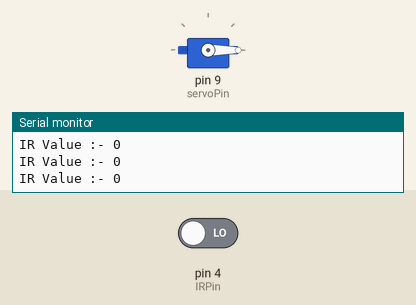
Simulated run of this sketch. Board: Arduino Uno, built with avr-gcc and run on an emulated ATmega328P. Parts: servo, the last lines printed to the serial monitor. Inputs (shaded band) come from the test bench; at power-on: pin 4 (IRPin) LOW.

Above: at 1.2 s.
1.3 s: pin 4 (IRPin) driven HIGH
At 1.6 s:
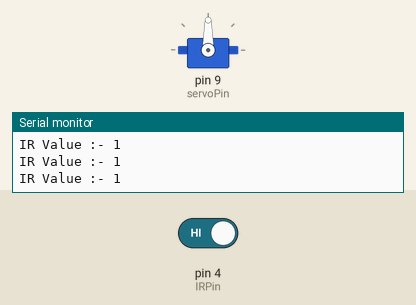
2.8 s: pin 4 (IRPin) driven LOW
At 3.9 s:
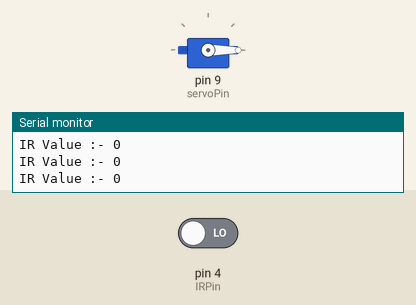
Timing chart, 0 to 5.8 s (numbered marks = the images above; inputs shaded):
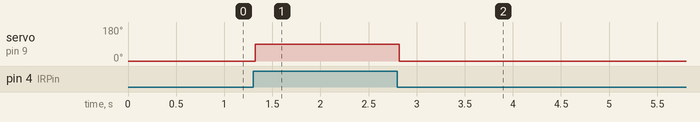

Measured:
- after the input at 1.3 s, servo on pin 9 (servoPin): 0° → 90° at once
- after the input at 2.8 s, servo on pin 9 (servoPin): 90° → 0° at once

The sketch:

IR_Sensor_and_Servo_Motor.ino
```cpp
# include <Servo.h>

int servoPin=9;
int IRPin=4;
int IRData;
Servo myServo;

void setup() {
  // put your setup code here, to run once:
  Serial.begin(9600);
  pinMode(IRPin,INPUT);
  pinMode(servoPin,OUTPUT);
  myServo.attach(servoPin);
}

void loop() {
  // put your main code here, to run repeatedly:

  IRData=digitalRead(IRPin);
  Serial.print("IR Value :- ");
  Serial.println(IRData);

  if (IRData==1)
  {
    myServo.write(90);
  }
  if (IRData==0)
  {
    myServo.write(-90);
  }
}
```
